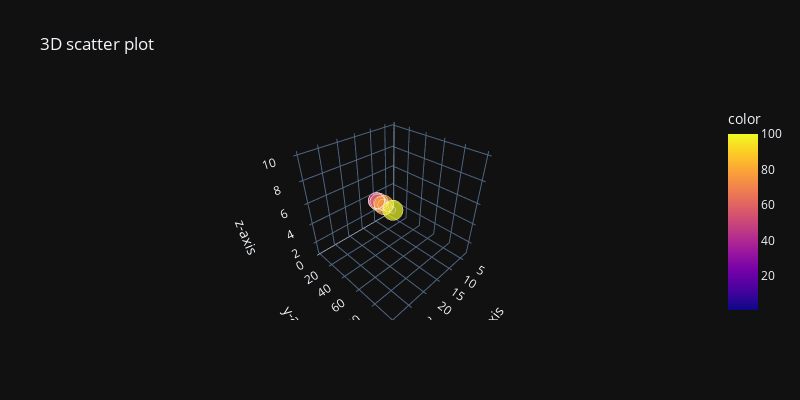

Source (notebook cell):
### Code cell
x=[3,6,9,12,15,18,21,24,27,30]
y=[1,4,9,16,25,36,49,64,81,100]
z=[1,2,3,4,5,6,7,8,9,10]
fig = px.scatter_3d(x=x,y=y,z=z,title='3D scatter plot',labels={'x':'x-axis','y':'y-axis','z':'z-axis'},width=800,height=400,
                 template='plotly_dark', size=x,color=y)
fig.show()

### Figure 1 — Plotly figure (JSON) as saved in the notebook; plotly's stock layout.template omitted (floating-point values rounded to 4 significant figures)
{"data": [{"hovertemplate": "x-axis=%{x}<br>y-axis=%{y}<br>z-axis=%{z}<br>size=%{marker.size}<br>color=%{marker.color}<extra></extra>", "legendgroup": "", "marker": {"color": [1, 4, 9, 16, 25, 36, 49, 64, 81, 100], "coloraxis": "coloraxis", "size": [3, 6, 9, 12, 15, 18, 21, 24, 27, 30], "sizemode": "area", "sizeref": 0.075, "symbol": "circle"}, "mode": "markers", "name": "", "scene": "scene", "showlegend": false, "type": "scatter3d", "x": [3, 6, 9, 12, 15, 18, 21, 24, 27, 30], "y": [1, 4, 9, 16, 25, 36, 49, 64, 81, 100], "z": [1, 2, 3, 4, 5, 6, 7, 8, 9, 10]}], "layout": {"coloraxis": {"colorbar": {"title": {"text": "color"}}, "colorscale": [[0, "#0d0887"], [0.1111, "#46039f"], [0.2222, "#7201a8"], [0.3333, "#9c179e"], [0.4444, "#bd3786"], [0.5556, "#d8576b"], [0.6667, "#ed7953"], [0.7778, "#fb9f3a"], [0.8889, "#fdca26"], [1, "#f0f921"]]}, "height": 400, "legend": {"itemsizing": "constant", "tracegroupgap": 0}, "scene": {"domain": {"x": [0, 1], "y": [0, 1]}, "xaxis": {"title": {"text": "x-axis"}}, "yaxis": {"title": {"text": "y-axis"}}, "zaxis": {"title": {"text": "z-axis"}}}, "title": {"text": "3D scatter plot"}, "width": 800}}
